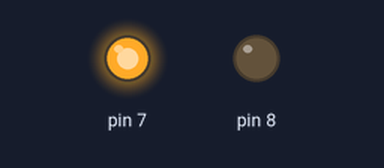
This sketch was run on a simulated Arduino Uno, built with avr-gcc and run on an emulated ATmega328P. On the bench: output pins drawn as LEDs (lit = HIGH).

Above: at 1.0 s.
At 3.0 s:
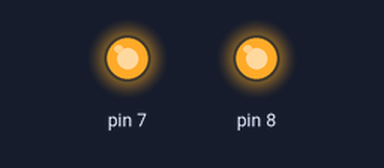
At 4.5 s:
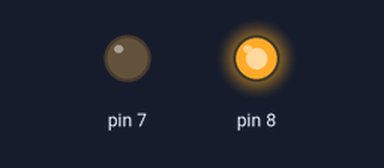
At 5.5 s:
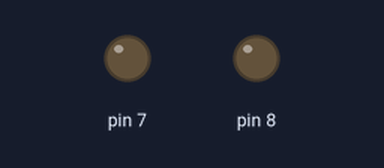
Timing chart, 0 to 7.8 s (numbered marks = the images above):
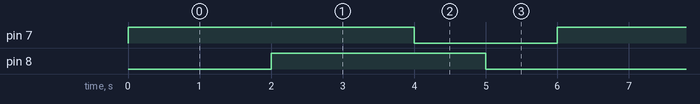

Measured:
- by itself, pin 7: alternates HIGH for 4.0 s and LOW for 2.0 s
- by itself, pin 8: alternates HIGH for 3.0 s and LOW for 3.0 s
- by itself, everything shown: repeats every 6.0 s, in 4 steps

The sketch:

arduino_job06_Asynchrone.ino
```cpp
// C++ code
//
void setup()
{
  pinMode(7, OUTPUT);
  pinMode(8, OUTPUT);
}

void loop()
{
  digitalWrite(7, HIGH);
  delay(2000);
  digitalWrite(8, HIGH);
  delay(2000);
  digitalWrite(7, LOW);
  delay(1000);
  digitalWrite(8, LOW);
  delay(1000);
}
```
